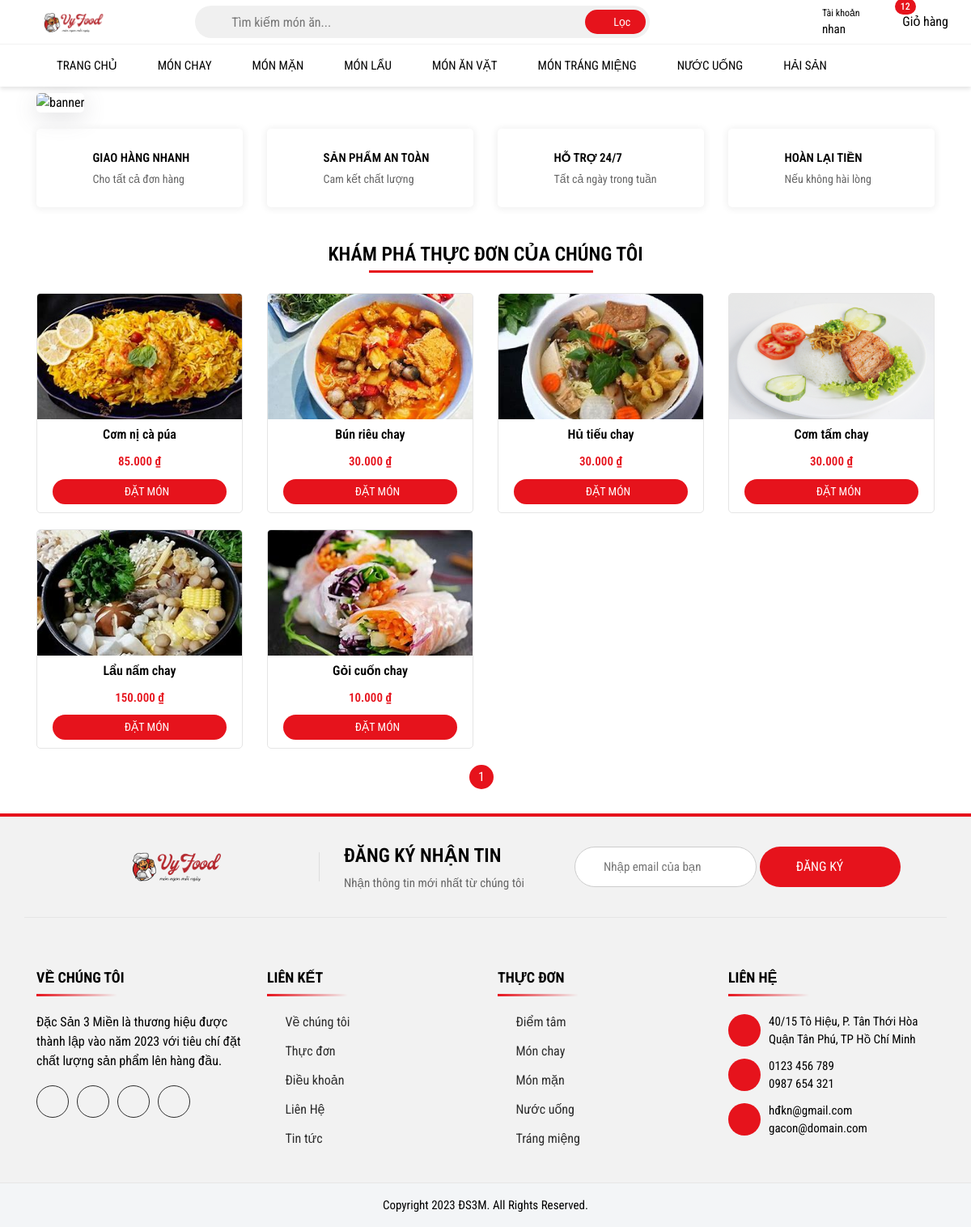
The app's page /login.php?Type=Món chay (signed in) with its own data.
### tables this page shows
CREATE TABLE `sanpham` (
  `ID` int(11) NOT NULL,
  `Name` varchar(255) NOT NULL,
  `Image` varchar(255) NOT NULL,
  `Price` int(255) NOT NULL,
  `Describtion` varchar(255) NOT NULL,
  `Type` enum('món chay','món mặn','món lẩu','món ăn vặt','món tráng miệng','nước uống','hải sản') NOT NULL,
  `Visible` tinyint(1) NOT NULL DEFAULT 1
);

### login.php (the view, shortened to what this page needs)
<!DOCTYPE html>
<html lang="en">
  <head>
    <link
      rel="stylesheet"
      href="https://cdn.jsdelivr.net/npm/bootstrap@4.0.0/dist/css/bootstrap.min.css"
    />
    <link
      rel="stylesheet"
      href="assets/font-awesome-pro-v6-6.2.0/css/all.min.css"
    />
    <link rel="stylesheet" href="assets/css/base.css" />
    <link rel="stylesheet" href="assets/css/style.css" />
  </head>
  <body>
  <?php
  include_once "includes/headerlogin.php";
  ?>
    <div class="Banner">
      <div class="container">
        <div class="inner-img">
          <img src="assets/img/banner.jpg" alt="banner" />
        </div>
      </div>
    </div>
    <div class="home-service" id="home-service">
      <div class="container">
        <div class="row">
          <div class="col-xl-3 col-lg-3 col-md-6 col-sm-6 col-12">
            <div class="inner-item">
              <div class="inner-icon">
                <i class="fa-solid fa-truck-fast"></i>
              </div>
              <div class="inner-info">
                <div class="inner-chu1">GIAO HÀNG NHANH</div>
                <div class="inner-chu2">Cho tất cả đơn hàng</div>
              </div>
            </div>
          </div>
          <div class="col-xl-3 col-lg-3 col-md-6 col-sm-6 col-12">
            <div class="inner-item">
              <div class="inner-icon">
                <i class="fa-solid fa-shield-heart"></i>
              </div>
              <div class="inner-info">
                <div class="inner-chu1">SẢN PHẨM AN TOÀN</div>
                <div class="inner-chu2">Cam kết chất lượng</div>
              </div>
            </div>
          </div>
          <div class="col-xl-3 col-lg-3 col-md-6 col-sm-6 col-12">
            <div class="inner-item">
              <div class="inner-icon">
                <i class="fa-solid fa-headset"></i>
              </div>
              <div class="inner-info">
                <div class="inner-chu1">HỖ TRỢ 24/7</div>
                <div class="inner-chu2">Tất cả ngày trong tuần</div>
              </div>
            </div>
          </div>
          <div class="col-xl-3 col-lg-3 col-md-6 col-sm-6 col-12">
            <div class="inner-item">
              <div class="inner-icon">
                <i class="fa-solid fa-coins"></i>
              </div>
              <div class="inner-info">
                <div class="inner-chu1">HOÀN LẠI TIỀN</div>
                <div class="inner-chu2">Nếu không hài lòng</div>
              </div>
            </div>
          </div>
        </div>
      </div>
    </div>
<?php
    include "connect.php";
    $limit = 12;
    $page = isset($_GET['page']) ? (int)$_GET['page'] : 1;
    $page = max($page, 1);
    $offset = ($page - 1) * $limit;
    $stmt = $conn->prepare("SELECT * FROM sanpham LIMIT ? OFFSET ?");
    $stmt->bind_param("ii", $limit, $offset);
    $stmt->execute();
?>
      <?php
include "connect.php";
$Type = isset($_GET['Type']) ? $_GET['Type'] : '';
$page = isset($_GET['page']) ? (int)$_GET['page'] : 1;
$limit = 12;
$offset = ($page - 1) * $limit;
if ($Type) {
    $stmt_count = $conn->prepare("SELECT COUNT(*) as total FROM sanpham WHERE Type = ?");
    $stmt_count->bind_param("s", $Type);
    $stmt_count->execute();
} else {
    $stmt_count = $conn->prepare("SELECT COUNT(*) as total FROM sanpham");
    $stmt_count->execute();
}
$count_result = $stmt_count->get_result();
$row_count = $count_result->fetch_assoc();
$total_records = $row_count['total'];
$total_pages = ceil($total_records / $limit);
if ($Type) {
    $stmt = $conn->prepare("SELECT * FROM sanpham WHERE Type = ? LIMIT ? OFFSET ?");
    $stmt->bind_param("sii", $Type, $limit, $offset);
} else {
    $stmt = $conn->prepare("SELECT * FROM sanpham LIMIT ? OFFSET ?");
    $stmt->bind_param("ii", $limit, $offset);
}
$stmt->execute();
$result = $stmt->get_result();
?>
<div class="Products" id="product-list">
  <div class="container">
    <div class="row">
      <div class="col-xl-12">
        <div class="inner-title">Khám phá thực đơn của chúng tôi</div>
      </div>
      <?php while ($row = $result->fetch_assoc()): ?>
      <div class="col-xl-3 col-lg-3 col-md-4 col-sm-6 col-12">
        <div class="inner-item">
          <a href="chitietsp-login.php?id=<?= $row['ID']; ?>" class="inner-img">
            <img src="<?= htmlspecialchars($row['Image']); ?>" />
          </a>
          <div class="inner-info">
            <div class="inner-ten"><?= htmlspecialchars($row['Name']); ?></div>
            <div class="inner-gia"><?= number_format($row['Price']); ?>.000 ₫</div>
            <a href="chitietsp-login.php?id=<?= $row['ID']; ?>" class="inner-muahang">
              <i class="fa-solid fa-cart-plus"></i> ĐẶT MÓN
            </a>
          </div>
        </div>
      </div>
      <?php endwhile; ?>
    </div>
  </div>
</div>
    <div id="pagination" class="Pagination">
  <div class="container">
    <ul>
      <?php
      for ($i = 1; $i <= $total_pages; $i++) {
          $active_class = ($i == $page) ? 'trang-chinh' : '';
          echo '<li><a href="login.php?Type=' . urlencode($Type) . '&page=' . $i . '" class="inner-trang ' . $active_class . '">' . $i . '</a></li>';
      }
      ?>
    </ul>
  </div>
</div>
    <?php
    include_once "includes/footer.php";
     ?>

### assets/css/base.css (style rules this page uses)
:root { --color-text: #000000; --color-bg1: #0d5432; --color-bg2: #e6131c; --font: "Roboto Condensed", sans-serif; }
a { text-decoration: none; }
body { color: var(--color-text); font-family: var(--font); overflow-x: hidden; }

### assets/css/style.css (style rules this page uses)
ul, li { list-style: none; padding: 0; margin: 0; }
html { scroll-behavior: smooth; }
body { background-color: #fff; position: relative; }
body, input, button, textarea, pre { font-family: Roboto Condensed, sans-serif; -webkit-tap-highlight-color: rgba(0, 0, 0, 0); }
.Banner { padding-top: 60px; padding-bottom: 10px; }
.Banner img { width: 100%; height: auto; object-fit: cover; border-radius: 5px; box-shadow: rgba(100, 100, 111, 0.2) 0px 7px 29px 0px; }
.home-service { padding: 10px 0px; }
.home-service .inner-item { display: flex; align-items: center; box-shadow: 0px 1px 9px 2px #f1f1f1; padding: 20px; border-radius: 5px; }
.home-service .inner-icon { color: var(--color-bg2); font-size: 38px; margin-right: 20px; }
.home-service .inner-chu1 { font-size: 15px; font-weight: 600; margin-bottom: 4px; }
.home-service .inner-chu2 { font-size: 14px; color: #666666; }
.Products { padding-top: 30px; padding-bottom: 0; }
.Products .inner-title { font-size: 24px; font-weight: 600; text-align: center; text-transform: uppercase; margin-bottom: 30px; position: relative; }
.Products .inner-title::after { content: ""; position: absolute; bottom: -5px; left: 37%; width: 25%; height: 3px; background: var(--color-bg2); }
.Products .inner-item { border: 1px solid #e5e5e5; border-radius: 5px; overflow: hidden; padding-bottom: 10px; margin-bottom: 20px; }
.Products .inner-img { overflow: hidden; display: inline-block; width: 100%; }
.Products .inner-img img { width: 100%; height: 155px; object-fit: cover; transition: all 0.4s ease; }
.Products .inner-info { text-align: center; }
.Products .inner-ten { font-size: 16px; font-weight: 600; margin-bottom: 10px; }
.Products .inner-gia { color: var(--color-bg2); font-size: 15px; font-weight: 600; margin-bottom: 10px; }
.Products .inner-muahang { color: #fff; font-size: 14px; width: 85%; padding: 5px; background: var(--color-bg2); border-radius: 45px; border: none; outline: none; cursor: pointer; display: inline-block; }
.Products .inner-muahang i { margin-right: 4px; }
.Pagination ul { list-style-type: none; padding: 0; margin: 0; display: flex; justify-content: center; align-items: center; margin-bottom: 30px; }
.Pagination .inner-trang { background: #fff; color: var(--color-text); width: 30px; height: 30px; border-radius: 50%; margin-right: 10px; border: 2px solid #000; display: flex; align-items: center; justify-content: center; cursor: pointer; }
.Pagination .inner-trang.trang-chinh { color: #fff; background: var(--color-bg2); border: none; }

### records on screen
sanpham: shows a picture, Name "Cơm nị cà púa", Price "85"
sanpham: shows a picture, Name "Bún riêu chay", Price "30"
sanpham: shows a picture, Name "Hủ tiếu chay", Price "30"
sanpham: shows a picture, Name "Cơm tấm chay", Price "30"
sanpham: shows a picture, Name "Lẩu nấm chay", Price "150"
sanpham: shows a picture, Name "Gỏi cuốn chay", Price "10"

### other values on screen
$_SESSION['mySession'] "nhan"
$row['total_quantity'] "12"
